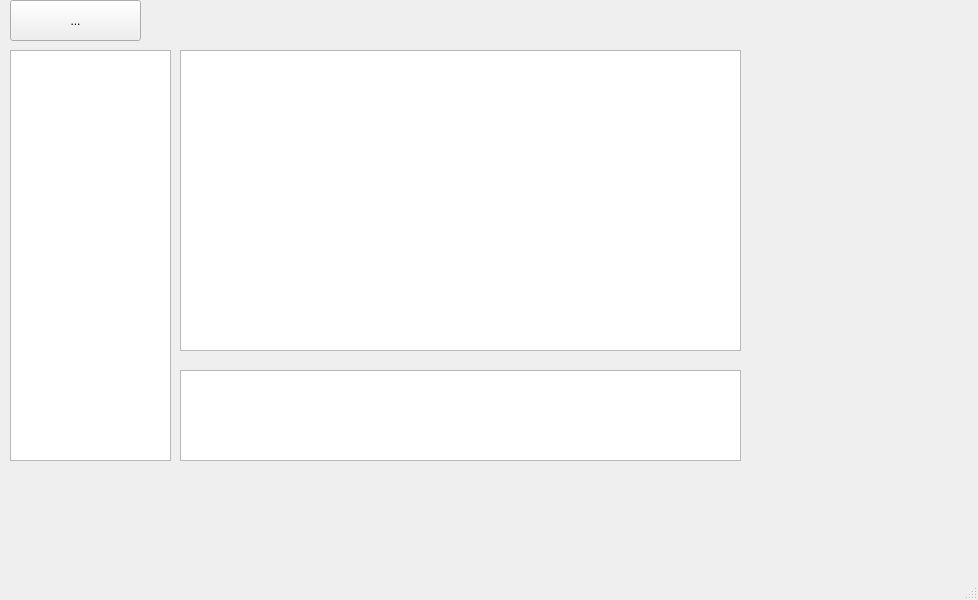
<?xml version="1.0" encoding="UTF-8"?>
<ui version="4.0">
 <class>MainWindow</class>
 <widget class="QMainWindow" name="MainWindow">
  <property name="geometry">
   <rect>
    <x>0</x>
    <y>0</y>
    <width>978</width>
    <height>600</height>
   </rect>
  </property>
  <property name="windowTitle">
   <string>MainWindow</string>
  </property>
  <widget class="QWidget" name="centralwidget">
   <widget class="QListView" name="listView">
    <property name="geometry">
     <rect>
      <x>10</x>
      <y>50</y>
      <width>161</width>
      <height>411</height>
     </rect>
    </property>
    <property name="sizePolicy">
     <sizepolicy hsizetype="Fixed" vsizetype="Expanding">
      <horstretch>0</horstretch>
      <verstretch>0</verstretch>
     </sizepolicy>
    </property>
   </widget>
   <widget class="QTableView" name="tableView">
    <property name="geometry">
     <rect>
      <x>180</x>
      <y>50</y>
      <width>561</width>
      <height>301</height>
     </rect>
    </property>
    <property name="sizePolicy">
     <sizepolicy hsizetype="Fixed" vsizetype="Expanding">
      <horstretch>0</horstretch>
      <verstretch>0</verstretch>
     </sizepolicy>
    </property>
    <property name="layoutDirection">
     <enum>Qt::LeftToRight</enum>
    </property>
   </widget>
   <widget class="QListView" name="listView_2">
    <property name="enabled">
     <bool>true</bool>
    </property>
    <property name="geometry">
     <rect>
      <x>180</x>
      <y>370</y>
      <width>561</width>
      <height>91</height>
     </rect>
    </property>
    <property name="sizePolicy">
     <sizepolicy hsizetype="Fixed" vsizetype="Fixed">
      <horstretch>0</horstretch>
      <verstretch>0</verstretch>
     </sizepolicy>
    </property>
   </widget>
   <widget class="QToolButton" name="toolButton">
    <property name="geometry">
     <rect>
      <x>10</x>
      <y>0</y>
      <width>131</width>
      <height>41</height>
     </rect>
    </property>
    <property name="text">
     <string>...</string>
    </property>
   </widget>
  </widget>
  <widget class="QMenuBar" name="menubar">
   <property name="geometry">
    <rect>
     <x>0</x>
     <y>0</y>
     <width>978</width>
     <height>23</height>
    </rect>
   </property>
  </widget>
  <widget class="QStatusBar" name="statusbar"/>
 </widget>
 <resources/>
 <connections/>
</ui>
